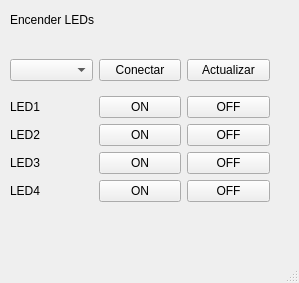
<?xml version="1.0" encoding="UTF-8"?>
<ui version="4.0">
 <class>MainWindow</class>
 <widget class="QMainWindow" name="MainWindow">
  <property name="geometry">
   <rect>
    <x>0</x>
    <y>0</y>
    <width>299</width>
    <height>283</height>
   </rect>
  </property>
  <property name="windowTitle">
   <string>MainWindow</string>
  </property>
  <widget class="QWidget" name="centralwidget">
   <widget class="QLabel" name="label">
    <property name="geometry">
     <rect>
      <x>10</x>
      <y>10</y>
      <width>261</width>
      <height>20</height>
     </rect>
    </property>
    <property name="text">
     <string>Encender LEDs</string>
    </property>
   </widget>
   <widget class="QWidget" name="">
    <property name="geometry">
     <rect>
      <x>10</x>
      <y>50</y>
      <width>260</width>
      <height>162</height>
     </rect>
    </property>
    <layout class="QVBoxLayout" name="verticalLayout_4">
     <item>
      <layout class="QHBoxLayout" name="horizontalLayout">
       <item>
        <widget class="QComboBox" name="comboBox"/>
       </item>
       <item>
        <widget class="QPushButton" name="pushButton">
         <property name="text">
          <string>Conectar</string>
         </property>
        </widget>
       </item>
       <item>
        <widget class="QPushButton" name="pushButton_2">
         <property name="text">
          <string>Actualizar</string>
         </property>
        </widget>
       </item>
      </layout>
     </item>
     <item>
      <layout class="QHBoxLayout" name="horizontalLayout_2">
       <item>
        <layout class="QVBoxLayout" name="verticalLayout">
         <item>
          <widget class="QLabel" name="label_2">
           <property name="text">
            <string>LED1</string>
           </property>
          </widget>
         </item>
         <item>
          <widget class="QLabel" name="label_4">
           <property name="text">
            <string>LED2</string>
           </property>
          </widget>
         </item>
         <item>
          <widget class="QLabel" name="label_3">
           <property name="text">
            <string>LED3</string>
           </property>
          </widget>
         </item>
         <item>
          <widget class="QLabel" name="label_5">
           <property name="text">
            <string>LED4</string>
           </property>
          </widget>
         </item>
        </layout>
       </item>
       <item>
        <layout class="QVBoxLayout" name="verticalLayout_2">
         <item>
          <widget class="QPushButton" name="pushButton_4">
           <property name="text">
            <string>ON</string>
           </property>
          </widget>
         </item>
         <item>
          <widget class="QPushButton" name="pushButton_7">
           <property name="text">
            <string>ON</string>
           </property>
          </widget>
         </item>
         <item>
          <widget class="QPushButton" name="pushButton_5">
           <property name="text">
            <string>ON</string>
           </property>
          </widget>
         </item>
         <item>
          <widget class="QPushButton" name="pushButton_6">
           <property name="text">
            <string>ON</string>
           </property>
          </widget>
         </item>
        </layout>
       </item>
       <item>
        <layout class="QVBoxLayout" name="verticalLayout_3">
         <item>
          <widget class="QPushButton" name="pushButton_8">
           <property name="text">
            <string>OFF</string>
           </property>
          </widget>
         </item>
         <item>
          <widget class="QPushButton" name="pushButton_9">
           <property name="text">
            <string>OFF</string>
           </property>
          </widget>
         </item>
         <item>
          <widget class="QPushButton" name="pushButton_10">
           <property name="text">
            <string>OFF</string>
           </property>
          </widget>
         </item>
         <item>
          <widget class="QPushButton" name="pushButton_11">
           <property name="text">
            <string>OFF</string>
           </property>
          </widget>
         </item>
        </layout>
       </item>
      </layout>
     </item>
    </layout>
   </widget>
  </widget>
  <widget class="QMenuBar" name="menubar">
   <property name="geometry">
    <rect>
     <x>0</x>
     <y>0</y>
     <width>299</width>
     <height>33</height>
    </rect>
   </property>
  </widget>
  <widget class="QStatusBar" name="statusbar"/>
 </widget>
 <resources/>
 <connections/>
</ui>
